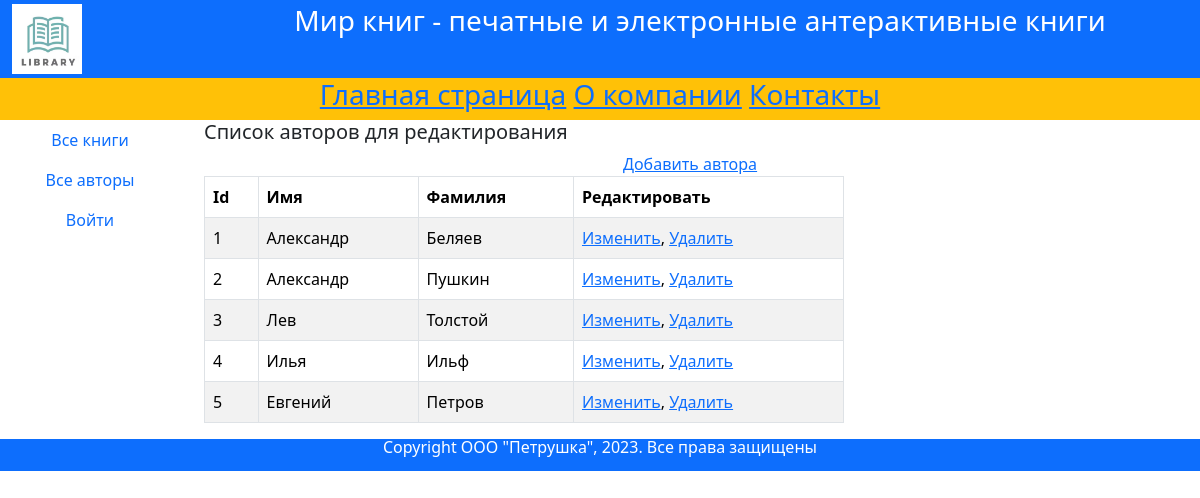
The page /edit_authors/ on the database as committed earlier.
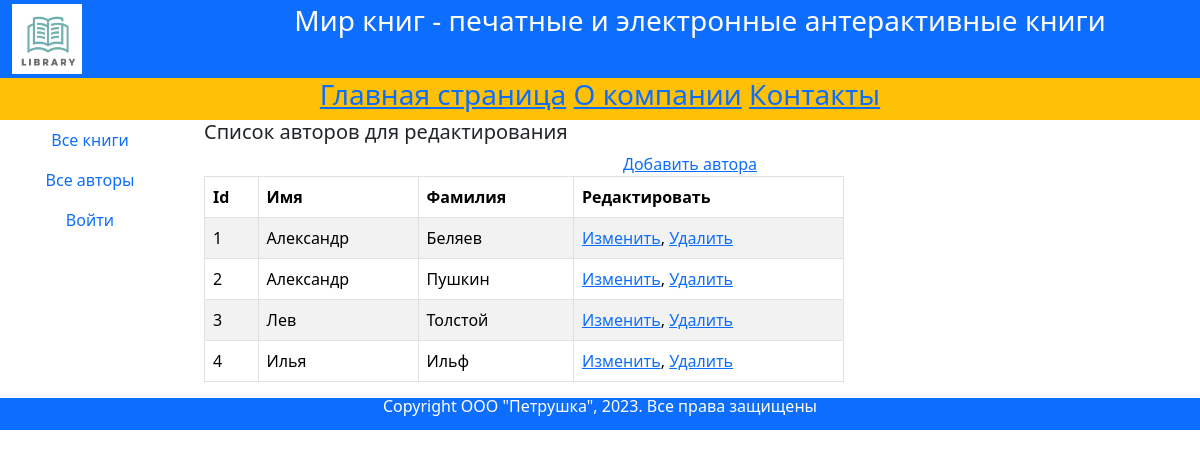
The same page on the database as committed later.
### catalog/models.py (models this page shows, shortened)
class Author(models.Model):
    first_name = models.CharField(max_length=100, help_text="Введите имя автора", verbose_name="Имя автора")
    last_name = models.CharField(max_length=100, help_text="Введите фамилию автора", verbose_name="Фамилия автора")
    date_of_birth = models.DateField(help_text="Введите дату рождения", verbose_name="Дата рождения", null=True,
                                     blank=True)  # Это поле может содержать пустое значение (null=True), т. е. не обязательно для заполния.
    about = models.TextField(help_text="Введите сведения об авторе", verbose_name="Сведения об авторе")
    photo = models.ImageField(upload_to='images', help_text="Загрузите фото автора", verbose_name="Фото автора",
                              null=True, blank=True)

### catalog/views.py (the view)
# urls.py: path('edit_authors/', edit_authors, name='edit_authors'),
def edit_authors(request):
    authors = Author.objects.all()
    context = {'authors': authors}
    return render(request, "catalog/edit_authors.html", context)

### templates/catalog/edit_authors.html (shortened to what this page needs)
{% extends "catalog/base.html" %}
{% block content %}
<div class="row text-start lh-2">
    <h5>Список авторов для редактирования</h5>
</div>
<div class="row">
    <a href="/authors_add/">Добавить автора</a>
    <div class="col-8">
        <table class="table table-striped table-bordered text-start">
            <thead>
            <tr>
                <th>Id</th>
                <th>Имя</th>
                <th>Фамилия</th>
                <th>Редактировать</th>
            </tr>
            </thead>
            <tbody>
            {% if authors %}
            {% for author in authors %}
            <tr>
                <td>{{ author.id }}</td>
                <td>{{ author.first_name }}</td>
                <td>{{ author.last_name }}</td>
                <td><a href="/edit_author/{{ author.id }}">Изменить</a>, <a href="/delete/{{ author.id }}">Удалить</a>
                </td>
            </tr>
            {% endfor %}
            {% else %}
            <tr>
                <td colspan="4">В базе данных нет авторов</td>
            </tr>
            {% endif %}
            </tbody>
        </table>
    </div>
    <div class="col-2"></div>
</div>
{% endblock %}

Rows that differ between the two databases and show on the page:
removed Author: id "5", first_name "Евгений", last_name "Петров"
